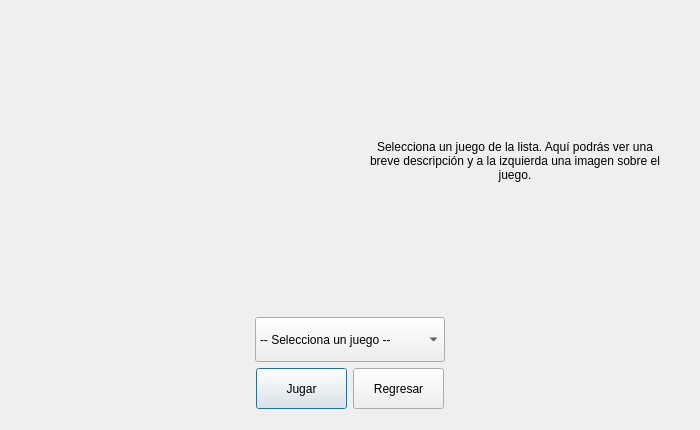
<?xml version="1.0" encoding="UTF-8"?>
<ui version="4.0">
 <class>game_select</class>
 <widget class="QDialog" name="game_select">
  <property name="windowModality">
   <enum>Qt::NonModal</enum>
  </property>
  <property name="geometry">
   <rect>
    <x>0</x>
    <y>0</y>
    <width>700</width>
    <height>430</height>
   </rect>
  </property>
  <property name="minimumSize">
   <size>
    <width>700</width>
    <height>430</height>
   </size>
  </property>
  <property name="maximumSize">
   <size>
    <width>700</width>
    <height>430</height>
   </size>
  </property>
  <property name="windowTitle">
   <string>Selección</string>
  </property>
  <property name="windowIcon">
   <iconset resource="rsrc.qrc">
    <normaloff>:/imgs/colorful-brain+.png</normaloff>:/imgs/colorful-brain+.png</iconset>
  </property>
  <property name="modal">
   <bool>false</bool>
  </property>
  <layout class="QVBoxLayout" name="verticalLayout_4">
   <item>
    <layout class="QHBoxLayout" name="horizontalLayout_5">
     <item>
      <widget class="QLabel" name="label_game_img">
       <property name="minimumSize">
        <size>
         <width>300</width>
         <height>300</height>
        </size>
       </property>
       <property name="maximumSize">
        <size>
         <width>300</width>
         <height>300</height>
        </size>
       </property>
       <property name="text">
        <string/>
       </property>
       <property name="pixmap">
        <pixmap resource="rsrc.qrc">:/imgs/colorful-brain.png</pixmap>
       </property>
       <property name="scaledContents">
        <bool>true</bool>
       </property>
       <property name="alignment">
        <set>Qt::AlignCenter</set>
       </property>
      </widget>
     </item>
     <item>
      <widget class="QLabel" name="label_game_description">
       <property name="minimumSize">
        <size>
         <width>300</width>
         <height>300</height>
        </size>
       </property>
       <property name="maximumSize">
        <size>
         <width>300</width>
         <height>300</height>
        </size>
       </property>
       <property name="focusPolicy">
        <enum>Qt::WheelFocus</enum>
       </property>
       <property name="text">
        <string>Selecciona un juego de la lista. Aquí podrás ver una breve descripción y a la izquierda una imagen sobre el juego.</string>
       </property>
       <property name="scaledContents">
        <bool>true</bool>
       </property>
       <property name="alignment">
        <set>Qt::AlignCenter</set>
       </property>
       <property name="wordWrap">
        <bool>true</bool>
       </property>
      </widget>
     </item>
    </layout>
   </item>
   <item>
    <layout class="QVBoxLayout" name="verticalLayout_3">
     <item>
      <layout class="QHBoxLayout" name="horizontalLayout_3">
       <item>
        <spacer name="horizontalSpacer_2">
         <property name="orientation">
          <enum>Qt::Horizontal</enum>
         </property>
         <property name="sizeHint" stdset="0">
          <size>
           <width>40</width>
           <height>20</height>
          </size>
         </property>
        </spacer>
       </item>
       <item>
        <widget class="QComboBox" name="comboBox_game_list">
         <property name="minimumSize">
          <size>
           <width>190</width>
           <height>45</height>
          </size>
         </property>
         <property name="maximumSize">
          <size>
           <width>190</width>
           <height>45</height>
          </size>
         </property>
         <item>
          <property name="text">
           <string>-- Selecciona un juego --</string>
          </property>
         </item>
         <item>
          <property name="text">
           <string>Memoria convencional</string>
          </property>
         </item>
         <item>
          <property name="text">
           <string>Memoria relacional</string>
          </property>
         </item>
        </widget>
       </item>
       <item>
        <spacer name="horizontalSpacer_3">
         <property name="orientation">
          <enum>Qt::Horizontal</enum>
         </property>
         <property name="sizeHint" stdset="0">
          <size>
           <width>40</width>
           <height>20</height>
          </size>
         </property>
        </spacer>
       </item>
      </layout>
     </item>
     <item>
      <layout class="QHBoxLayout" name="horizontalLayout_4">
       <item>
        <spacer name="horizontalSpacer">
         <property name="orientation">
          <enum>Qt::Horizontal</enum>
         </property>
         <property name="sizeHint" stdset="0">
          <size>
           <width>40</width>
           <height>20</height>
          </size>
         </property>
        </spacer>
       </item>
       <item>
        <widget class="QPushButton" name="button_play">
         <property name="minimumSize">
          <size>
           <width>91</width>
           <height>41</height>
          </size>
         </property>
         <property name="maximumSize">
          <size>
           <width>91</width>
           <height>41</height>
          </size>
         </property>
         <property name="text">
          <string>Jugar</string>
         </property>
        </widget>
       </item>
       <item>
        <widget class="QPushButton" name="button_back">
         <property name="minimumSize">
          <size>
           <width>91</width>
           <height>41</height>
          </size>
         </property>
         <property name="maximumSize">
          <size>
           <width>91</width>
           <height>41</height>
          </size>
         </property>
         <property name="text">
          <string>Regresar</string>
         </property>
        </widget>
       </item>
       <item>
        <spacer name="horizontalSpacer_4">
         <property name="orientation">
          <enum>Qt::Horizontal</enum>
         </property>
         <property name="sizeType">
          <enum>QSizePolicy::Expanding</enum>
         </property>
         <property name="sizeHint" stdset="0">
          <size>
           <width>40</width>
           <height>20</height>
          </size>
         </property>
        </spacer>
       </item>
      </layout>
     </item>
    </layout>
   </item>
   <item>
    <spacer name="verticalSpacer">
     <property name="orientation">
      <enum>Qt::Vertical</enum>
     </property>
     <property name="sizeHint" stdset="0">
      <size>
       <width>20</width>
       <height>40</height>
      </size>
     </property>
    </spacer>
   </item>
  </layout>
 </widget>
 <resources>
  <include location="rsrc.qrc"/>
 </resources>
 <connections>
  <connection>
   <sender>comboBox_game_list</sender>
   <signal>activated(int)</signal>
   <receiver>label_game_img</receiver>
   <slot>update()</slot>
   <hints>
    <hint type="sourcelabel">
     <x>444</x>
     <y>363</y>
    </hint>
    <hint type="destinationlabel">
     <x>333</x>
     <y>141</y>
    </hint>
   </hints>
  </connection>
  <connection>
   <sender>comboBox_game_list</sender>
   <signal>activated(int)</signal>
   <receiver>label_game_description</receiver>
   <slot>update()</slot>
   <hints>
    <hint type="sourcelabel">
     <x>444</x>
     <y>363</y>
    </hint>
    <hint type="destinationlabel">
     <x>663</x>
     <y>309</y>
    </hint>
   </hints>
  </connection>
 </connections>
</ui>
